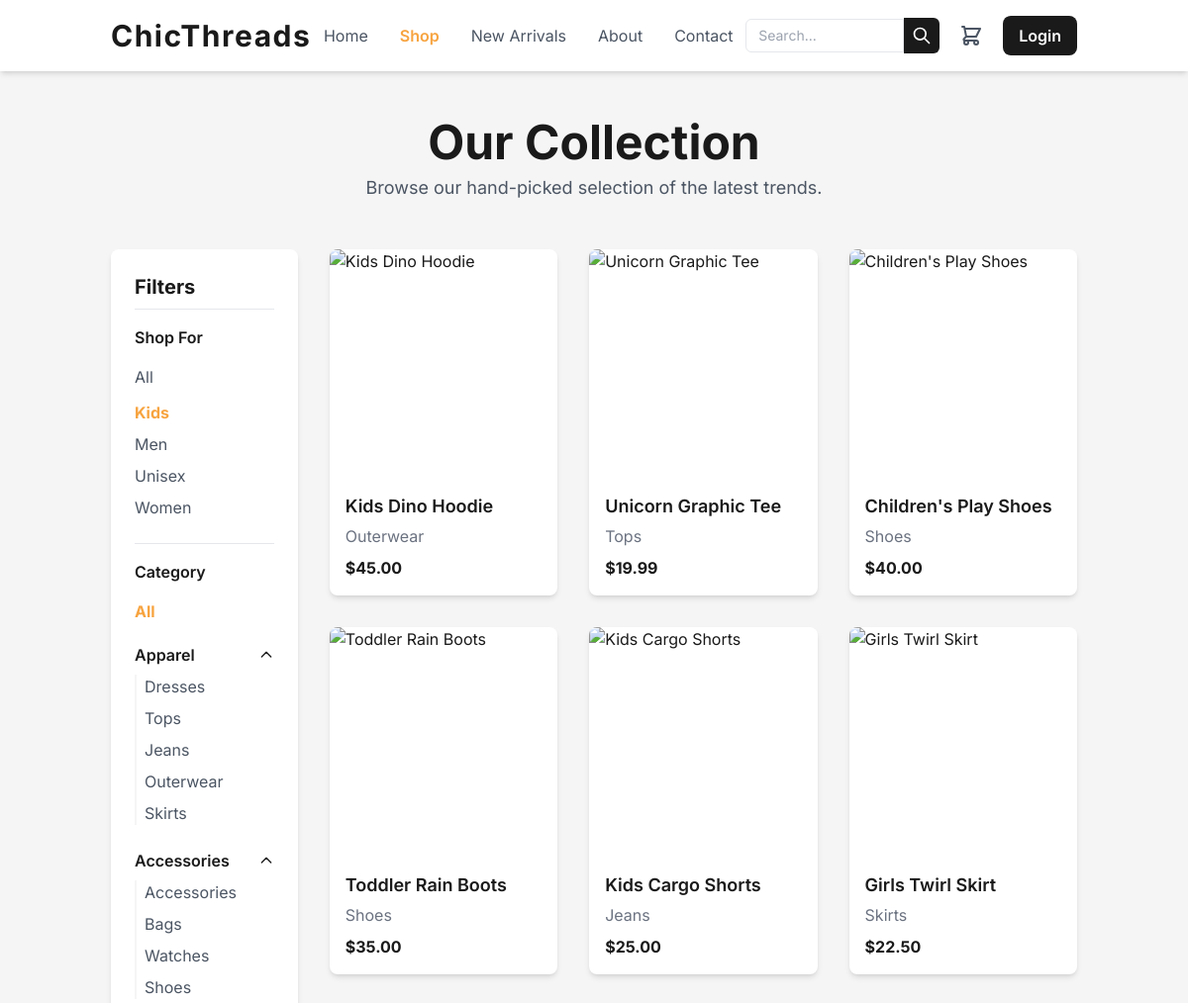
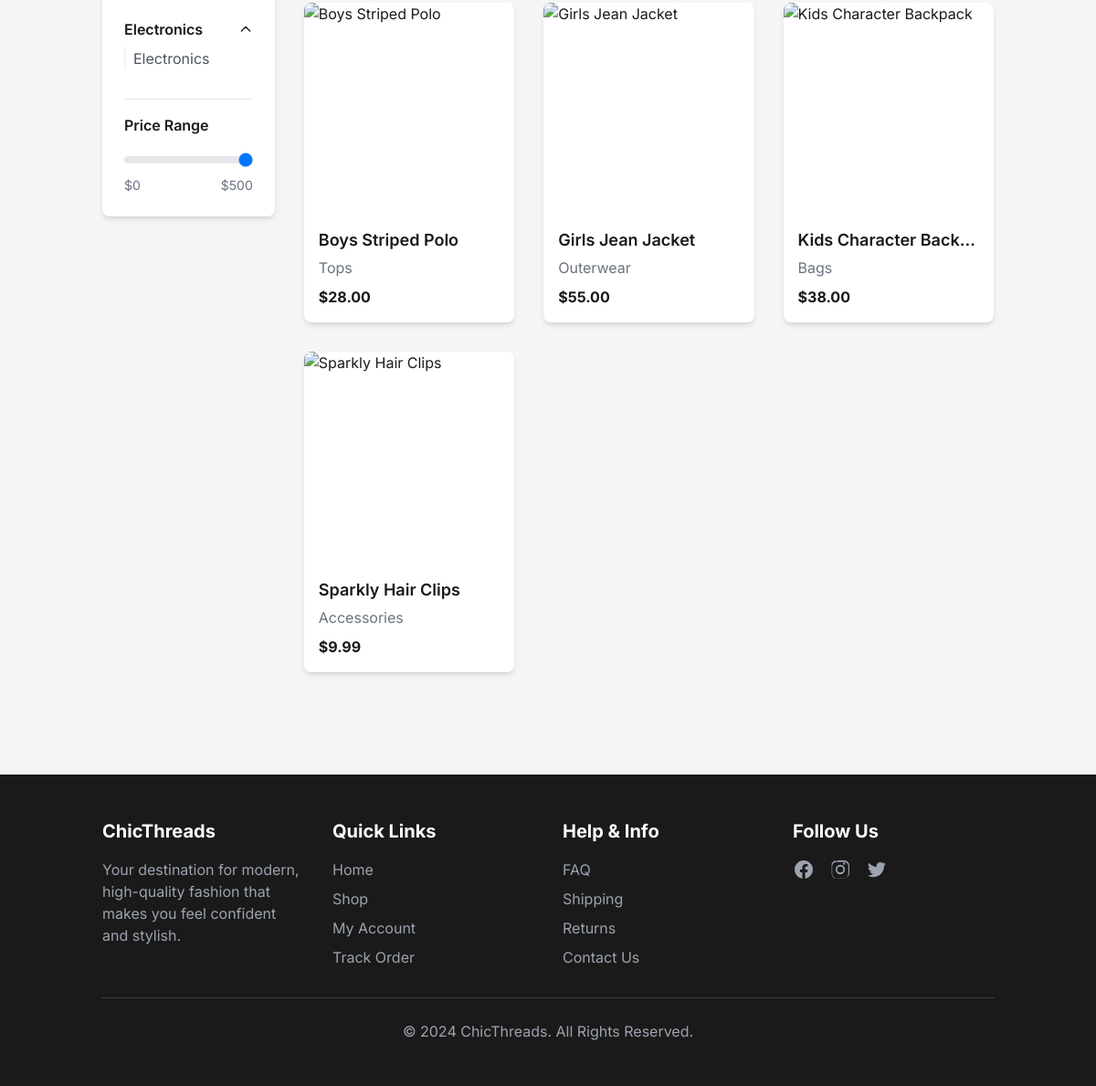
Page /shop.php?audience=Kids&max_price=500 on the committed database (2 pictures, top to bottom).
### tables this page shows
CREATE TABLE IF NOT EXISTS `products` (
  `id` int(11) NOT NULL AUTO_INCREMENT,
  `name` varchar(255) NOT NULL,
  `category` varchar(100) NOT NULL,
  `price` decimal(10,2) NOT NULL,
  `image_url` text NOT NULL,
  `audience` varchar(50) DEFAULT NULL,
  `created_at` timestamp DEFAULT CURRENT_TIMESTAMP,
  PRIMARY KEY (`id`)
);

### shop.php (the view, shortened to what this page needs)
<?php
require_once 'connection.php';
$isLoggedIn = isset($_SESSION['user_id']);
$cart_count = isset($_SESSION['cart']) ? count($_SESSION['cart']) : 0;
$selectedCategory = isset($_GET['category']) ? $_GET['category'] : null;
$selectedAudience = isset($_GET['audience']) ? $_GET['audience'] : null;
$maxPrice = isset($_GET['max_price']) ? (int)$_GET['max_price'] : 500;
$searchTerm = isset($_GET['search']) ? $_GET['search'] : null;
$categories = [];
$categorySql = "SELECT DISTINCT category FROM products ORDER BY category ASC";
$categoryResult = $conn->query($categorySql);
if ($categoryResult && $categoryResult->num_rows > 0) {
    while ($row = $categoryResult->fetch_assoc()) {
        $categories[] = $row['category'];
    }
}
$audiences = [];
$audienceSql = "SELECT DISTINCT audience FROM products WHERE audience IS NOT NULL AND audience != '' ORDER BY audience ASC";
$audienceResult = $conn->query($audienceSql);
if ($audienceResult && $audienceResult->num_rows > 0) {
    while ($row = $audienceResult->fetch_assoc()) {
        $audiences[] = $row['audience'];
    }
}
$categoryGroups = [
    'Apparel' => ['Dresses', 'Tops', 'Jeans', 'Outerwear', 'Skirts'],
    'Accessories' => ['Accessories', 'Bags', 'Watches', 'Shoes'],
    'Electronics' => ['Electronics']
];
$products = [];
$sql = "SELECT id, name, category, price, image_url, audience FROM products WHERE price <= ?";
$params = ['i', $maxPrice];
if ($selectedAudience) {
    $sql .= " AND audience = ?";
    $params[0] .= 's';
    $params[] = $selectedAudience;
}
$sql .= " ORDER BY created_at DESC";
$stmt = $conn->prepare($sql);
if ($stmt) {
    $stmt->bind_param(...$params);
    $stmt->execute();
    $result = $stmt->get_result();
    if ($result && $result->num_rows > 0) {
        while ($row = $result->fetch_assoc()) {
            $products[] = $row;
        }
    } else {
        $noProductsMessage = "No products found matching your criteria.";
    }
} else {
    $noProductsMessage = "Error preparing the product query.";
}
?>
<!DOCTYPE html>
<html lang="en">
<head>
    <script src="https://cdn.tailwindcss.com"></script>
</head>
<body x-data="{ cartCount: <?php echo $cart_count; ?> }" class="bg-lightgray text-primary font-sans antialiased">
    <header x-data="{ mobileMenuOpen: false }" class="bg-white shadow-md sticky top-0 z-50">
        <nav class="container mx-auto px-6 py-4 flex justify-between items-center">
            <div>
                <a href="index.php" class="text-3xl font-bold text-primary tracking-wider">ChicThreads</a>
            </div>
            <div class="hidden md:flex items-center space-x-8">
                <a href="index.php" class="text-gray-600 hover:text-accent transition-colors">Home</a>
                <a href="shop.php" class="text-accent font-semibold transition-colors">Shop</a>
                <a href="<?php echo $isLoggedIn ? 'new_arrivals.php' : 'login.php'; ?>" class="text-gray-600 hover:text-accent transition-colors">New Arrivals</a>
                <a href="about.php" class="text-gray-600 hover:text-accent transition-colors">About</a>
                <a href="contact.php" class="text-gray-600 hover:text-accent transition-colors">Contact</a>
            </div>
            <div class="hidden md:flex items-center space-x-5">
                 <div class="relative">
                    <form action="shop.php" method="GET" class="flex items-center">
                        <input type="text" name="search" placeholder="Search..." value="<?php echo htmlspecialchars($searchTerm ?? ''); ?>" class="w-40 px-3 py-1.5 text-sm border border-gray-200 rounded-l-md focus:outline-none focus:ring-2 focus:ring-accent focus:border-transparent transition-all">
                        <button type="submit" class="bg-primary text-white p-2 rounded-r-md hover:bg-accent transition-colors">
                            <svg xmlns="http://www.w3.org/2000/svg" class="h-5 w-5" fill="none" viewBox="0 0 24 24" stroke="currentColor"><path stroke-linecap="round" stroke-linejoin="round" stroke-width="2" d="M21 21l-6-6m2-5a7 7 0 11-14 0 7 7 0 0114 0z"></path></svg>
                        </button>
                    </form>
                </div>
                <a href="<?php echo $isLoggedIn ? 'view_cart.php' : 'login.php'; ?>" class="relative text-gray-600 hover:text-accent">
                </a>
                <?php if ($isLoggedIn): ?>
                    <a href="logout.php" class="bg-primary text-white font-semibold py-2 px-4 rounded-lg hover:bg-accent transition-all duration-300 transform hover:scale-105">Logout</a>
                <?php else: ?>
                    <a href="login.php" class="bg-primary text-white font-semibold py-2 px-4 rounded-lg hover:bg-accent transition-all duration-300 transform hover:scale-105">Login</a>
                <?php endif; ?>
            </div>
        </nav>
    </header>
    <main class="container mx-auto px-6 py-12">
        <div class="text-center mb-12">
            <h1 class="text-4xl md:text-5xl font-bold text-primary">Our Collection</h1>
            <p class="text-lg text-gray-600 mt-2">Browse our hand-picked selection of the latest trends.</p>
        </div>
        <div class="flex flex-col md:flex-row gap-8">
            <aside class="w-full md:w-1/4 lg:w-1/5">
                <div class="bg-white p-6 rounded-lg shadow-md">
                    <h3 class="text-xl font-bold mb-4 border-b pb-2">Filters</h3>
                    <div class="mb-6">
                        <h4 class="font-semibold mb-3">Shop For</h4>
                        <ul class="space-y-2 text-gray-600">
                             <li><a href="shop.php?category=<?php echo urlencode($selectedCategory); ?>&max_price=<?php echo $maxPrice; ?>" class="block py-1 <?php echo (!$selectedAudience) ? 'text-accent font-bold' : 'hover:text-accent'; ?>">All</a></li>
                            <?php foreach ($audiences as $audience): ?>
                            <li>
                                <a href="shop.php?audience=<?php echo urlencode($audience); ?>&category=<?php echo urlencode($selectedCategory); ?>&max_price=<?php echo $maxPrice; ?>" class="block <?php echo ($selectedAudience === $audience) ? 'text-accent font-bold' : 'hover:text-accent'; ?>">
                                    <?php echo htmlspecialchars($audience); ?>
                                </a>
                            </li>
                            <?php endforeach; ?>
                        </ul>
                    </div>
                    <div class="mb-6 border-t pt-4">
                        <h4 class="font-semibold mb-3">Category</h4>
                        <ul class="space-y-2 text-gray-600">
                            <li><a href="shop.php?audience=<?php echo urlencode($selectedAudience); ?>&max_price=<?php echo $maxPrice; ?>" class="block py-1 <?php echo (!$selectedCategory) ? 'text-accent font-bold' : 'hover:text-accent'; ?>">All</a></li>
                            <?php foreach ($categoryGroups as $groupName => $groupCategories): ?>
                                <?php
                                    $availableCatsInGroup = array_intersect($groupCategories, $categories);
                                ?>
                                <div x-data="{ open: true }" class="py-2">
                                    <h5 @click="open = !open" class="font-semibold text-primary cursor-pointer flex justify-between items-center">
                                        <?php echo $groupName; ?>
                                        <svg :class="{'rotate-180': open}" class="w-4 h-4 transition-transform" fill="none" stroke="currentColor" viewBox="0 0 24 24"><path stroke-linecap="round" stroke-linejoin="round" stroke-width="2" d="M19 9l-7 7-7-7"></path></svg>
                                    </h5>
                                    <ul x-show="open" x-cloak class="pl-2 mt-2 space-y-2 border-l-2 border-lightgray" x-transition>
                                        <?php foreach ($availableCatsInGroup as $category): ?>
                                            <li>
                                                <a href="shop.php?audience=<?php echo urlencode($selectedAudience); ?>&category=<?php echo urlencode($category); ?>&max_price=<?php echo $maxPrice; ?>" class="block <?php echo ($selectedCategory === $category) ? 'text-accent font-bold' : 'hover:text-accent'; ?>">
                                                    <?php echo htmlspecialchars($category); ?>
                                                </a>
                                            </li>
                                        <?php endforeach; ?>
                                    </ul>
                                </div>
                            <?php endforeach; ?>
                        </ul>
                    </div>
                    <div x-data="{ currentMaxPrice: <?php echo $maxPrice; ?> }">
                        <h4 class="font-semibold mb-3 border-t pt-4">Price Range</h4>
                        <form action="shop.php" method="GET" id="price-filter-form">
                            <input
                                type="range"
                                name="max_price"
                                min="0"
                                max="500"
                                x-model="currentMaxPrice"
                                @change="document.getElementById('price-filter-form').submit()"
                                class="w-full h-2 bg-gray-200 rounded-lg appearance-none cursor-pointer">
                            <div class="flex justify-between text-sm text-gray-500 mt-2">
                                <span>$0</span>
                                <span>$<span x-text="currentMaxPrice"></span></span>
                            </div>
                        </form>
                    </div>
                </div>
            </aside>
            <section class="w-full md:w-3/4 lg:w-4/5">
                <div class="grid grid-cols-1 sm:grid-cols-2 lg:grid-cols-3 gap-8">
                    <?php if (!empty($products)): ?>
                        <?php foreach ($products as $product): ?>
                        <div class="bg-white rounded-lg shadow-md overflow-hidden group">
                            <div class="relative">
                                <a href="product-detail.php?id=<?php echo $product['id']; ?>" class="block">
                                </a>
                                <div class="absolute inset-0 bg-black bg-opacity-0 group-hover:bg-opacity-40 transition-all flex items-center justify-center">
                                </div>
                            </div>
                            <div class="p-4">
                               <a href="product-detail.php?id=<?php echo $product['id']; ?>" class="block">
                                    <h3 class="text-lg font-semibold text-primary hover:text-accent transition-colors truncate"><?php echo htmlspecialchars($product['name']); ?></h3>
                                </a>
                                <p class="text-gray-500 mt-1"><?php echo htmlspecialchars($product['category']); ?></p>
                                <p class="text-primary font-bold mt-2">$<?php echo htmlspecialchars(number_format($product['price'], 2)); ?></p>
                            </div>
                        </div>
                        <?php endforeach; ?>
                    <?php else: ?>
                        <p class="text-gray-600 col-span-full text-center"><?php echo $noProductsMessage; ?></p>
                    <?php endif; ?>
                </div>
            </section>
        </div>
    </main>
    <footer class="bg-primary text-white mt-16">
        <div class="container mx-auto px-6 py-12">
            <div class="grid grid-cols-1 md:grid-cols-4 gap-8">
                 <div>
                    <h4 class="text-xl font-bold mb-4">ChicThreads</h4>
                    <p class="text-gray-400">Your destination for modern, high-quality fashion that makes you feel confident and stylish.</p>
                </div>
                <div>
                    <h4 class="text-xl font-bold mb-4">Quick Links</h4>
                    <ul class="space-y-2">
                        <li><a href="index.php" class="text-gray-400 hover:text-white transition-colors">Home</a></li>
                        <li><a href="shop.php" class="text-gray-400 hover:text-white transition-colors">Shop</a></li>
                        <li><a href="#" class="text-gray-400 hover:text-white transition-colors">My Account</a></li>
                        <li><a href="#" class="text-gray-400 hover:text-white transition-colors">Track Order</a></li>
                    </ul>
                </div>
                <div>
                    <h4 class="text-xl font-bold mb-4">Help & Info</h4>
                    <ul class="space-y-2">
                        <li><a href="#" class="text-gray-400 hover:text-white transition-colors">FAQ</a></li>
                        <li><a href="#" class="text-gray-400 hover:text-white transition-colors">Shipping</a></li>
                        <li><a href="#" class="text-gray-400 hover:text-white transition-colors">Returns</a></li>
                        <li><a href="#" class="text-gray-400 hover:text-white transition-colors">Contact Us</a></li>
                    </ul>
                </div>
                <div>
                    <h4 class="text-xl font-bold mb-4">Follow Us</h4>
                    <div class="flex space-x-4">
                        <a href="#" class="text-gray-400 hover:text-white transition-colors"></a>
                        <a href="#" class="text-gray-400 hover:text-white transition-colors"></a>
                        <a href="#" class="text-gray-400 hover:text-white transition-colors"></a>
                    </div>
                </div>
            </div>
            <div class="border-t border-gray-700 mt-8 pt-6 text-center text-gray-400">
                <p>&copy; 2024 ChicThreads. All Rights Reserved.</p>
            </div>
        </div>
    </footer>
</body>
</html>

### shop.php (style rules this page uses)
.transition-all { transition: all 0.3s ease-in-out; }

### rows in the picture
products: name "Kids Dino Hoodie", category "Outerwear", price "45.00"
products: name "Unicorn Graphic Tee", category "Tops", price "19.99"
products: name "Children's Play Shoes", category "Shoes", price "40.00"
products: name "Toddler Rain Boots", category "Shoes", price "35.00"
products: name "Kids Cargo Shorts", category "Jeans", price "25.00"
products: name "Girls Twirl Skirt", category "Skirts", price "22.50"
products: name "Boys Striped Polo", category "Tops", price "28.00"
products: name "Girls Jean Jacket", category "Outerwear", price "55.00"
products: name "Kids Character Back…", category "Bags", price "38.00"
products: name "Sparkly Hair Clips", category "Accessories", price "9.99"

### other values in the picture
$audience "Kids"
$audience "Men"
$audience "Unisex"
$audience "Women"
$groupName "Apparel"
$category "Dresses"
$category "Tops"
$category "Jeans"
$category "Outerwear"
$category "Skirts"
$groupName "Accessories"
$category "Accessories"
$category "Bags"
$category "Watches"
$category "Shoes"
